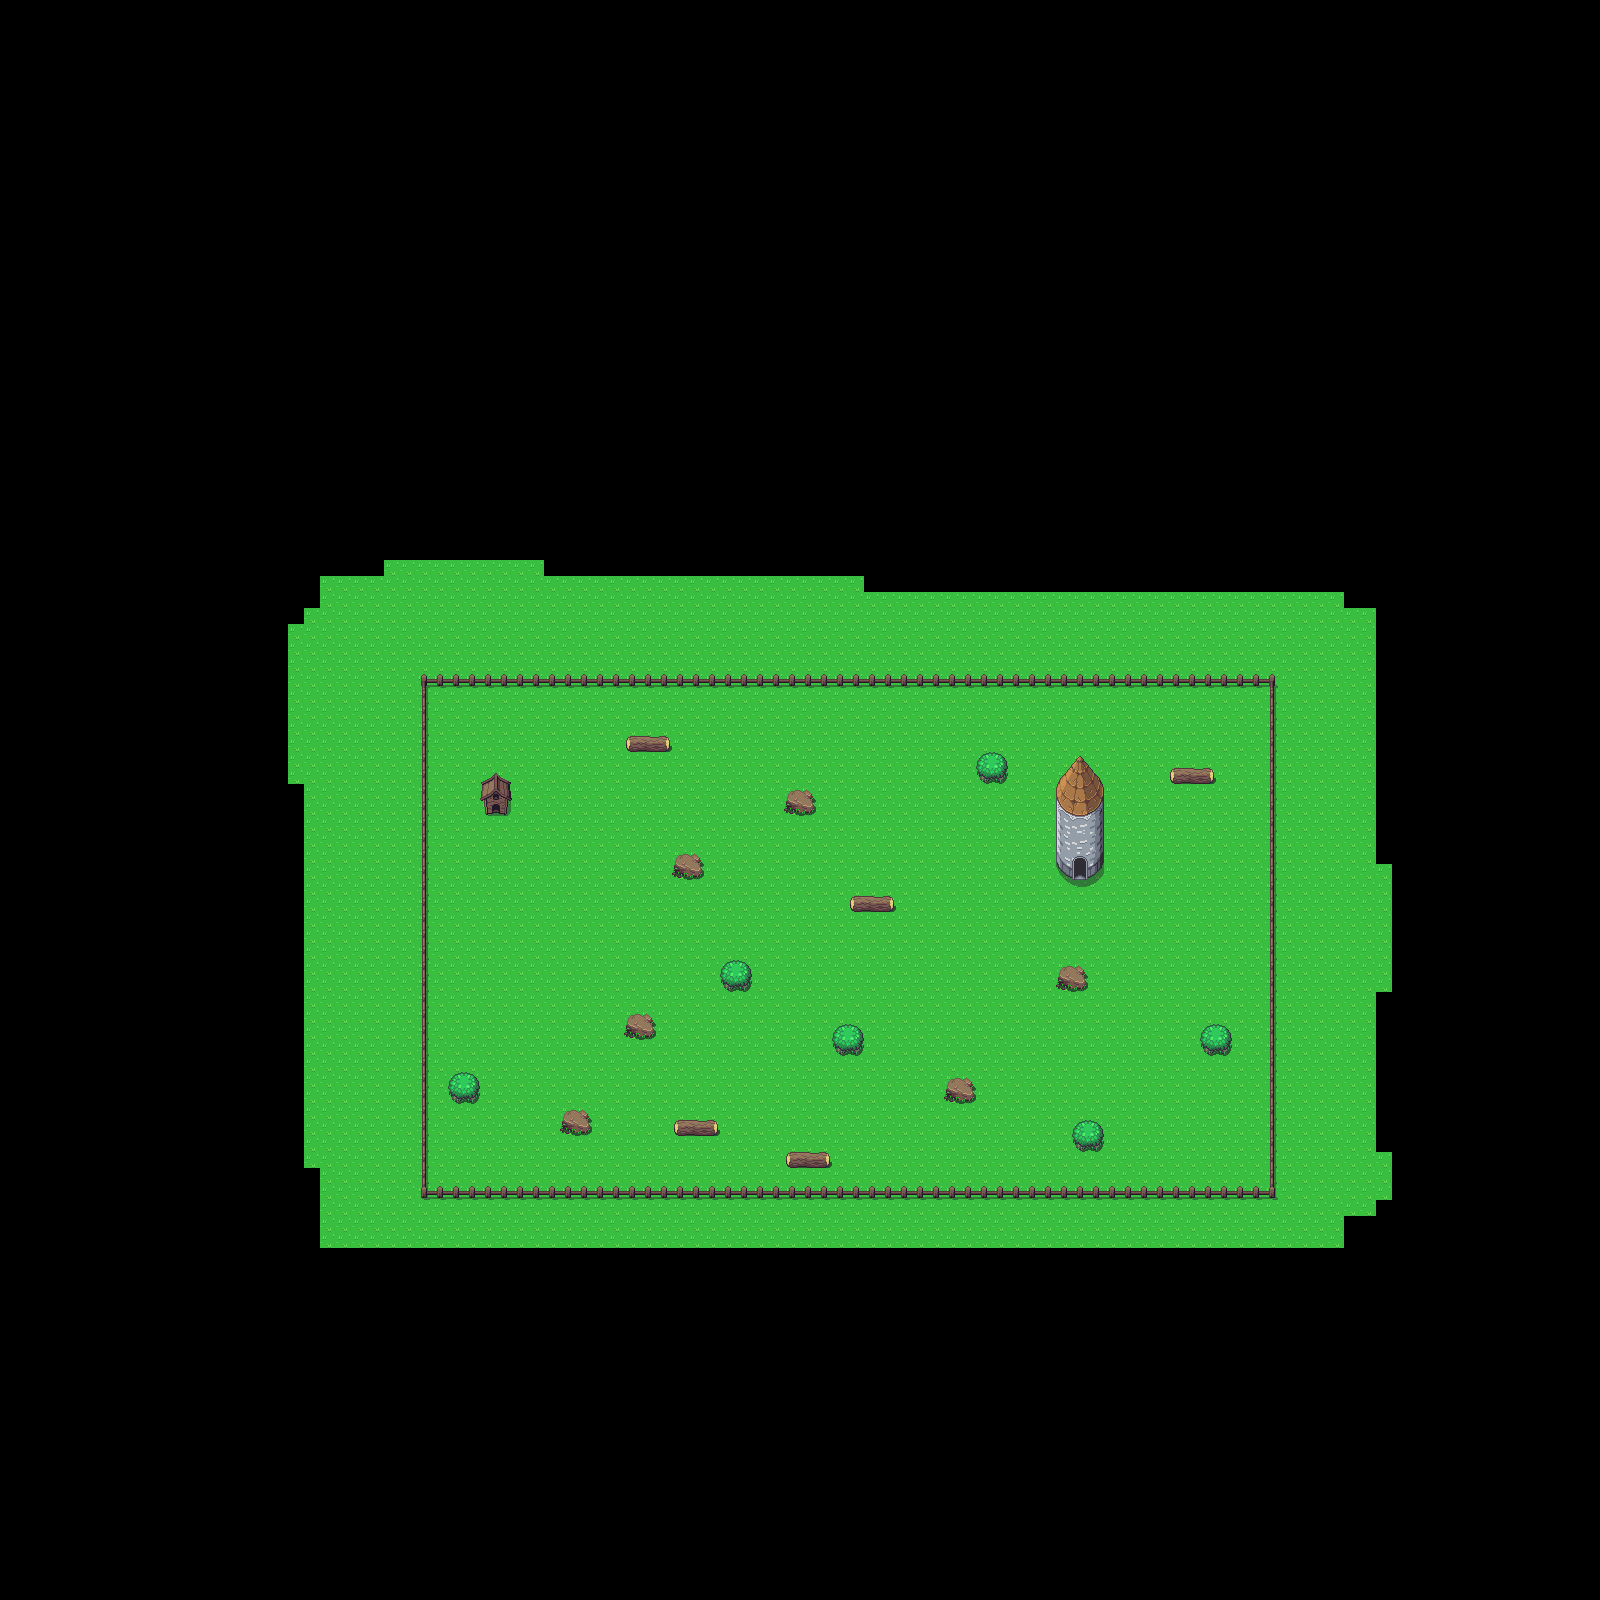

Rendered tile map (Tiled .tmx) drawn with the repository's tilesets; below, a short description and the map source with its tile grids summarised:
An orthogonal 100x100 tile map with 16x16 px tiles, 4 tile layers (Ground, ObjectLayer, DoorLayer, CollisonLayer) and 24 objects.

<map version="1.4" tiledversion="1.4.3" orientation="orthogonal" renderorder="right-down" width="100" height="100" tilewidth="16" tileheight="16" infinite="0" nextlayerid="8" nextobjectid="30">
 <editorsettings>
  <export target="FirstArea..tmx" format="tmx" />
 </editorsettings>
 <tileset firstgid="1" source="World.tsx" />
 <layer id="1" name="Ground" width="100" height="100">
  <data>[10000 cells, 1782 non-empty, 1 distinct tile ids]</data>
 </layer>
 <objectgroup id="5" name="Object Layer 1" offsetx="1" offsety="0.333333">
  <object id="1" x="731.667" y="970" />
  <object id="2" x="720" y="991.667">
   <polygon points="0,0 31.6667,0.666667 31.3333,-32.3333 -0.333333,-32" />
  </object>
  <object id="3" x="832.333" y="1023.67">
   <polygon points="0,0 30.6667,0 30.3333,31.6667 0,32" />
  </object>
  <object id="4" x="946.333" y="1077.33">
   <polygon points="0,0 28.6667,-0.333333 29.6667,26 -1.33333,27" />
  </object>
  <object id="5" x="1072.67" y="1120.67">
   <polygon points="0,0 30,-0.666667 31.3333,31 -0.666667,31.3333" />
  </object>
  <object id="6" x="1056" y="991.333">
   <polygon points="0,0 32,0 31.3333,-26 3.33333,-26" />
  </object>
  <object id="7" x="1199.67" y="1023.33">
   <polygon points="0,0 31.6667,0 31.6667,32 0.333333,32" />
  </object>
  <object id="9" x="1087" y="880.667">
   <polygon points="6.33333,3.33333 2.33333,-23 -17,-22.6667 -20.6667,1.66667 -32.6667,-18.3333 -32,-98.6667 -8.33333,-126 16,-98.3333 16,-15.6667" />
  </object>
  <object id="10" x="849" y="912.333">
   <polygon points="0,0 44.6667,0.666667 44,-17.3333 -0.666667,-16.6667" />
  </object>
  <object id="11" x="783.667" y="817">
   <polygon points="0,0 30.6667,0 31.3333,-28.6667 -0.666667,-28" />
  </object>
  <object id="12" x="672.333" y="853">
   <polygon points="0,0 30.6667,-0.666667 31.3333,27.3333 -1.33333,26" />
  </object>
  <object id="13" x="626.333" y="750.333">
   <polygon points="0,0 42,2 44.6667,-15.3333 -0.666667,-14" />
  </object>
  <object id="14" x="478.333" y="1072.33">
   <polygon points="0,0 -30,-1.33333 -30,29.3333 0.666667,30.6667" />
  </object>
  <object id="15" x="560.333" y="1109">
   <polygon points="0,0 30.6667,0 30.6667,22.6667 23.3333,28 -2,26.6667" />
  </object>
  <object id="16" x="671" y="1120.33">
   <polygon points="0,0 47.3333,-0.666667 46.6667,15.3333 0.666667,14.6667" />
  </object>
  <object id="17" x="784.333" y="1151">
   <polygon points="0,0 46.6667,0 46,15.3333 -0.666667,16" />
  </object>
  <object id="18" x="623.667" y="1041">
   <polygon points="0,0 32.6667,0 32.6667,-28.6667 1.33333,-30" />
  </object>
  <object id="19" x="973" y="784.333">
   <polygon points="0,0 36.6667,0 34,-36 2,-30.6667" />
  </object>
  <object id="20" x="1169.67" y="783">
   <polygon points="0,0 42,-0.666667 42.6667,-16 -2.66667,-15.3333" />
  </object>
  <object id="21" x="1198.33" y="1059">
   <polygon points="0,0 34.6667,-2.66667 31.3333,-38 -0.666667,-37.3333" />
  </object>
  <object id="22" x="1071" y="1120.33">
   <polygon points="0,0 32.6667,-2 32.6667,32.6667 1.33333,32" />
  </object>
  <object id="23" x="622.333" y="751">
   <polygon points="0,0 49.3333,0 47.3333,-17.3333 1.33333,-14.6667" />
  </object>
 </objectgroup>
 <objectgroup id="6" name="SiloDoor">
  <object id="25" x="1086.67" y="858">
   <polygon points="0,0 -14,0 -12.6667,6.66667 0.666667,6.66667" />
  </object>
 </objectgroup>
 <objectgroup id="7" name="HutDoor">
  <object id="26" x="499.333" y="816.667">
   <polygon points="0,0 0,-14 -8.66667,-13.3333 -9.33333,-2.66667" />
  </object>
 </objectgroup>
 <layer id="2" name="ObjectLayer" width="100" height="100">
  <data>[10000 cells, 1284 non-empty, 51 distinct tile ids]</data>
 </layer>
 <layer id="3" name="DoorLayer" width="100" height="100">
  <data>[10000 cells, 2 non-empty, 2 distinct tile ids]</data>
 </layer>
 <layer id="4" name="CollisonLayer" width="100" height="100">
  <data>[10000 cells, 64 non-empty, 12 distinct tile ids]</data>
 </layer>
</map>
